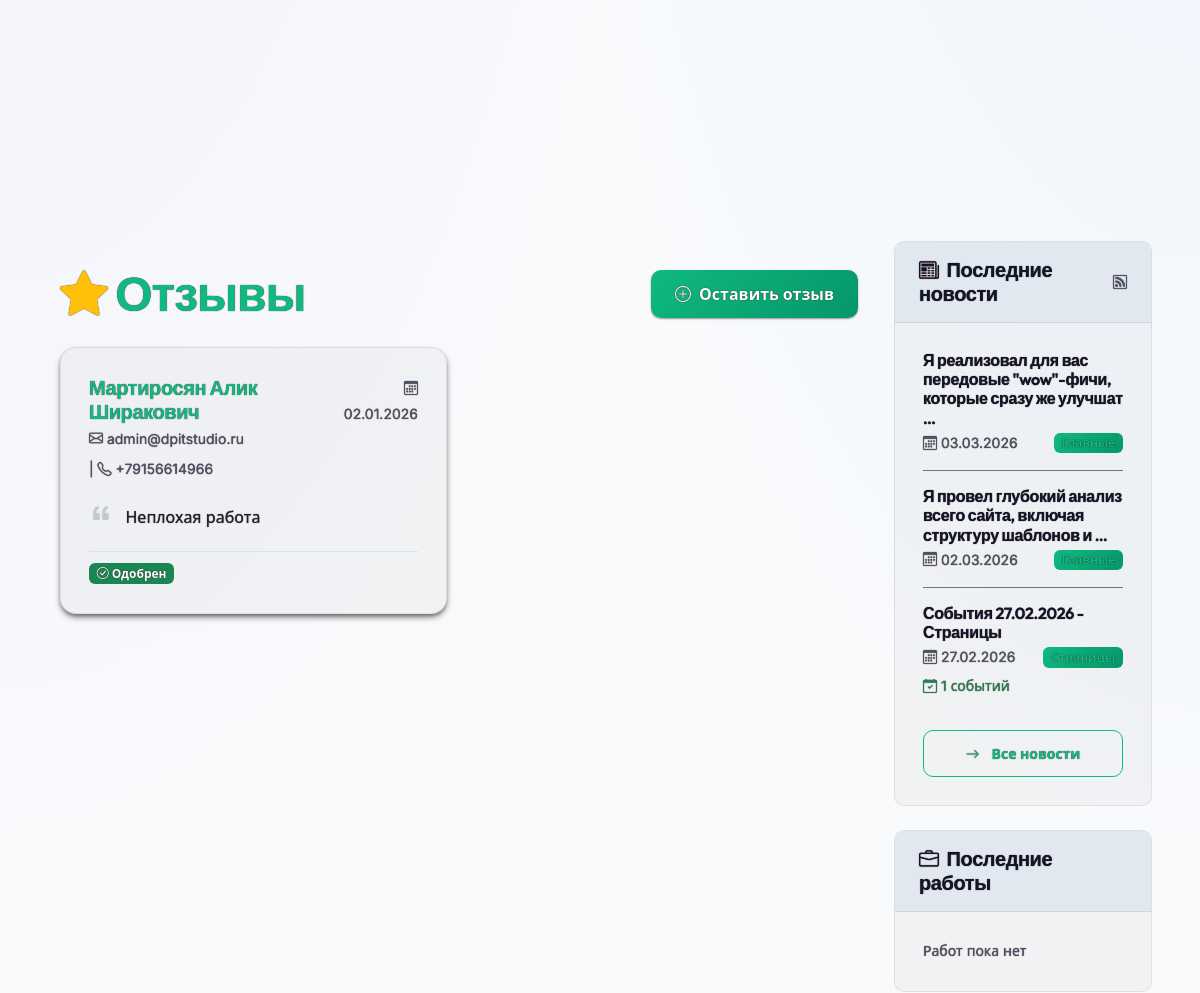
The page /reviews/ (middle part) on the database as committed earlier.
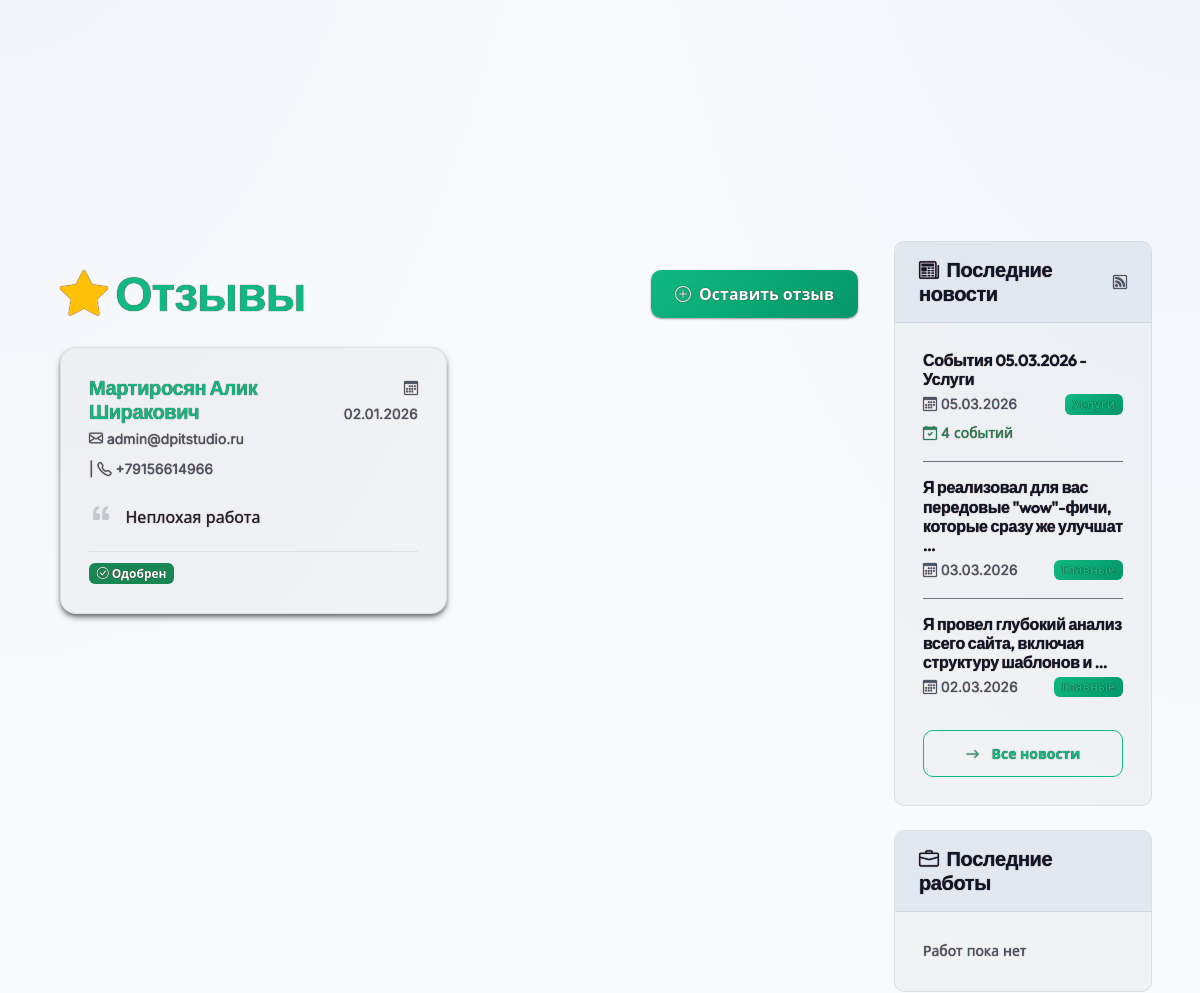
The same page on the database as committed later.
### reviews/models.py (models this page shows, shortened)
class Review(TimestampModel):
    STATUS_CHOICES = (
        ("pending", "На модерации"),
        ("approved", "Одобрено"),
        ("rejected", "Отклонено"),
    )
    full_name = models.CharField(max_length=200, verbose_name="ФИО")
    phone = models.CharField(max_length=20, verbose_name="Телефон")
    email = models.EmailField(verbose_name="Email")
    content = models.TextField(verbose_name="Текст отзыва")
    status = models.CharField(
        max_length=10, choices=STATUS_CHOICES, default="pending", verbose_name="Статус"
    )
    class Meta:
        verbose_name = "Отзыв"
        verbose_name_plural = "Отзывы"
        ordering = ["-created_at"]

### news/models.py (models this page shows, shortened)
class News(ActiveModel, SEOModel, TimestampModel):
    title = models.CharField(max_length=200, verbose_name="Заголовок")
    slug = models.SlugField(unique=True, verbose_name="URL")
    category = models.ForeignKey(
        NewsCategory, on_delete=models.CASCADE, verbose_name="Категория"
    )
    news_date = models.DateField(
        default=timezone.now,
        verbose_name="Дата новости",
        help_text="Дата, к которой относятся события (год, месяц, день)"
    )
    image = models.ImageField(
        upload_to=RenameUploadTo("news/images/"),
        verbose_name="Изображение",
        blank=True,
        null=True
    )
    content = HTMLField(verbose_name="Контент", default="<p>Контент сайта</p>")
    views = models.IntegerField(default=0, verbose_name="Просмотры")
    class Meta:
        verbose_name = "Новость"
        verbose_name_plural = "Новости"
        ordering = ["-news_date", "-created_at"]
        unique_together = [['category', 'news_date']]

class NewsCategory(ActiveModel, SEOModel, HeaderModel):
    name = models.CharField(max_length=100, verbose_name="Название")
    slug = models.SlugField(unique=True, verbose_name="URL")
    logo = models.ImageField(upload_to=RenameUploadTo("news/categories/"), verbose_name="Логотип")
    description = models.TextField(verbose_name="Описание")
    content = HTMLField(verbose_name="Описание на странице", default="<p>Описание</p>")
    order = models.IntegerField(default=0, verbose_name="Порядок")
    class Meta:
        verbose_name = "Категория новостей"
        verbose_name_plural = "Категории новостей"
        ordering = ["order", "name"]

### reviews/views.py (the view)
# urls.py: path("", views.reviews_list, name="list"),
def reviews_list(request):
    reviews = Review.objects.filter(status="approved").order_by("-created_at")
    return render(request, "reviews/list.html", {"reviews": reviews})

### cart/cart.py (called while the page is built)
    def __len__(self):
        return sum(item['quantity'] for item in self.cart.values())

### cart/context_processors.py (called while the page is built)
def cart(request):
    return {'cart': Cart(request)}

### mysite/context_processors.py (called while the page is built)
def season_theme(request):
    month = datetime.datetime.now().month
    if month in (12, 1, 2):
        season = "winter"
    elif month in (3, 4, 5):
        season = "spring"
    elif month in (6, 7, 8):
        season = "summer"
    else:
        season = "autumn"
    return {"current_season": season}

### news/context_processors.py (called while the page is built)
def latest_news(request):
    return {
        "latest_news": News.objects.filter(is_active=True)
            .select_related("category")
            .order_by("-news_date", "-created_at")[:3],
        "news_categories": NewsCategory.objects.filter(is_active=True).annotate(
            news_count=Count("news", filter=Q(news__is_active=True))
        ).order_by("order", "name")[:10],
    }

### portfolio/context_processors.py (called while the page is built)
def latest_portfolio(request):
    return {
        "latest_portfolio": Portfolio.objects.filter(is_active=True).order_by(
            "-created_at"
        )[:3]
    }

### portfolio/models.py (called while the page is built)
    def get_absolute_url(self):
        return reverse("portfolio:by_category", kwargs={"category_slug": self.slug})

### reviews/templates/reviews/list.html (shortened to what this page needs)
{% extends 'base.html' %}
{% load static %}
{% block content %}
<div class="container py-4">
    <div class="row">
        <div class="col-12">
            <div class="d-flex justify-content-between align-items-center mb-4">
                <h1 class="display-5 fw-bold text-primary mb-0">
                    <i class="bi bi-star-fill text-warning"></i> Отзывы
                </h1>
                <a href="{% url 'reviews:create' %}" class="btn btn-primary">
                    <i class="bi bi-plus-circle"></i> Оставить отзыв
                </a>
            </div>
            <div class="row">
                {% for review in reviews %}
                <div class="col-md-6 mb-4">
                    <div class="card standard-card">
                        <div class="card-body">
                            <div class="d-flex justify-content-between align-items-start mb-3">
                                <div>
                                    <h5 class="card-title mb-1 text-primary">{{ review.full_name }}</h5>
                                    <div class="small text-muted d-flex flex-wrap gap-2">
                                        <span><i class="bi bi-envelope"></i> {{ review.email }}</span>
                                        {% if review.phone %}
                                            <span>| <i class="bi bi-telephone"></i> {{ review.phone }}</span>
                                        {% endif %}
                                    </div>
                                </div>
                                <div class="text-end">
                                    <small class="text-muted"><i class="bi bi-calendar3"></i> {{ review.created_at|date:"d.m.Y" }}</small>
                                </div>
                            </div>
                            <div class="card-text mb-3">
                                <i class="bi bi-quote fs-4 text-muted opacity-25"></i>
                                <span class="ms-2">{{ review.content|linebreaksbr }}</span>
                            </div>
                            <div class="mt-auto border-top pt-2">
                                {% if review.status == 'pending' %}
                                    <span class="badge bg-warning"><i class="bi bi-clock"></i> На модерации</span>
                                {% elif review.status == 'approved' %}
                                    <span class="badge bg-success"><i class="bi bi-check-circle"></i> Одобрен</span>
                                {% endif %}
                            </div>
                        </div>
                    </div>
                </div>
                {% endfor %}
            </div>
        </div>
    </div>
</div>
{% endblock %}

### templates/includes/bl_news_sbar.html
<div class="sidebar-card mb-4">
    <div class="sidebar-header d-flex justify-content-between align-items-center">
        <h5 class="mb-0 text-white"><i class="bi bi-newspaper me-2"></i>Последние новости</h5>
        <a href="{% url 'news:feed' %}" class="text-muted small" title="RSS лента">
            <i class="bi bi-rss"></i>
        </a>
    </div>
    <div class="card-body">
        {% for latest in latest_news %}
        <div class="mb-3 pb-3 {% if not forloop.last %}border-bottom border-secondary{% endif %}">
            <h6 class="fw-semibold mb-1">
                <a href="{% url 'news:detail' latest.slug %}" class="text-white text-decoration-none hover-primary">
                    {{ latest.title|truncatewords:10 }}
                </a>
            </h6>
            <div class="d-flex justify-content-between align-items-center">
                <small class="text-muted">
                    <i class="bi bi-calendar3 me-1"></i>{{ latest.news_date|date:"d.m.Y" }}
                </small>
                <span class="badge bg-primary bg-opacity-20 text-primary small">
                    {{ latest.category.name }}
                </span>
            </div>
            {% if latest.events.count > 0 %}
            <div class="mt-1">
                <small class="text-success">
                    <i class="bi bi-calendar-check me-1"></i>{{ latest.events.count }} событий
                </small>
            </div>
            {% endif %}
        </div>
        {% empty %}
        <p class="text-muted mb-0 small">Новости пока не опубликованы</p>
        {% endfor %}
        {% if latest_news %}
        <div class="text-center mt-2">
            <a href="{% url 'news:list' %}" class="btn btn-sm btn-outline-primary w-100">
                <i class="bi bi-arrow-right me-1"></i>Все новости
            </a>
        </div>
        {% endif %}
    </div>
</div>

Rows that differ between the two databases and show on the page:
no longer on this page (row unchanged): News: title "События 27.02.2026 - Страницы", news_date "27.02.2026", category.name "Страницы", events.count "1"
added News: title "События 05.03.2026 - Услуги", news_date "05.03.2026", category.name "Услуги", events.count "4"
